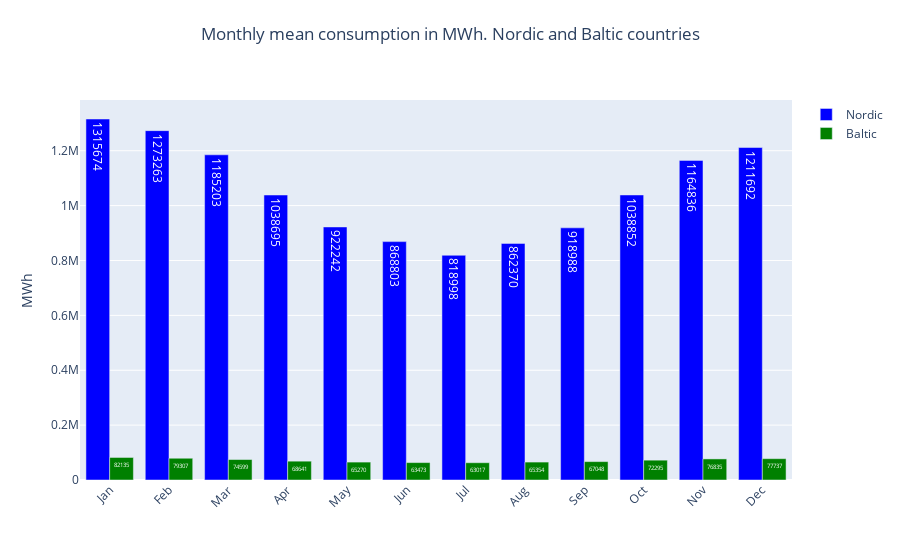

Notebook code for this chart:
### Markdown cell above
### Nordic and Baltic countries in one scale

### Code cell
fig = go.Figure()

for j in range(2):
    fig.add_trace(go.Bar(
    x=months,
    y=A[countries[j+7]],
    text=A[countries[j+7]],
    #textposition='outside',
    name=countries[j+7],
    marker_color=nordic_and_baltic_colors[j]))
    
    
   
fig.update_layout(barmode='group',
                  title={
                'text': "Monthly mean consumption in MWh. Nordic and Baltic countries",
                'y':0.95,
                'x':0.5},
                  yaxis=dict(title='MWh'), 
                  
                  xaxis_tickangle=-45)
fig.show()

### Figure 1 — Plotly figure (JSON) as saved in the notebook; plotly's stock layout.template omitted (floating-point values rounded to 4 significant figures)
{"data": [{"marker": {"color": "blue"}, "name": "Nordic", "text": [1315674, 1273263, 1185203, 1038695, 922242, 868803, 818998, 862370, 918988, 1038852, 1164836, 1211692], "type": "bar", "x": ["Jan", "Feb", "Mar", "Apr", "May", "Jun", "Jul", "Aug", "Sep", "Oct", "Nov", "Dec"], "y": [1315674, 1273263, 1185203, 1038695, 922242, 868803, 818998, 862370, 918988, 1038852, 1164836, 1211692]}, {"marker": {"color": "green"}, "name": "Baltic", "text": [82135, 79307, 74599, 68641, 65270, 63473, 63017, 65354, 67048, 72295, 76835, 77737], "type": "bar", "x": ["Jan", "Feb", "Mar", "Apr", "May", "Jun", "Jul", "Aug", "Sep", "Oct", "Nov", "Dec"], "y": [82135, 79307, 74599, 68641, 65270, 63473, 63017, 65354, 67048, 72295, 76835, 77737]}], "layout": {"barmode": "group", "title": {"text": "Monthly mean consumption in MWh. Nordic and Baltic countries", "x": 0.5, "y": 0.95}, "xaxis": {"tickangle": -45}, "yaxis": {"title": {"text": "MWh"}}}}
